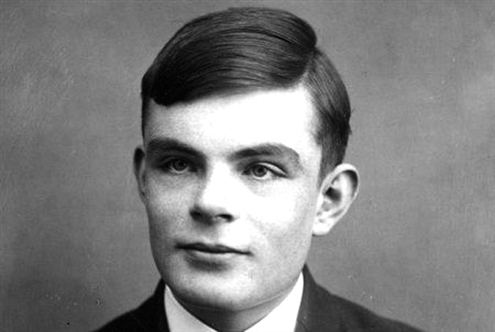
#> input picture uling.png, 495 x 332 px, found by its file name
$ jupyter execute '预测编码实验（修改后）.ipynb'
#> lines starting #> are read from the running program, lines starting #| are printed output that depends on the picture
[cell 1]
import cv2
import numpy as np
from skimage import metrics

# 读取灰度图
img = cv2.imread('D:/Game/upian/uling.png', 0)
#> img is the input picture: shape (332, 495); min 0, max 255, mean 127.8

# 计算图像大小
height, width = img.shape
#> height = 332; width = 495

# 定义函数：编码
def encoding(img, step):
    # 初始化编码器
    encoded = [img[0, 0]]
    predict = img[0, 0]

    # DPCM编码
    for i in range(1, height):
        for j in range(1, width):
            error = img[i, j] - predict
            if error >= step:
                predict += step
                encoded.append(step)
            elif error <= -step:
                predict -= step
                encoded.append(-step)
            else:
                encoded.append(0)
            predict += encoded[-1]

    return encoded

# 定义函数：解码
def decoding(encoded, step):
    # 初始化解码器
    decoded = np.zeros((height, width), dtype=np.uint8)
    predict = encoded[0]

    # DPCM解码
    index = 1
    for i in range(height):
        for j in range(width):
            decoded[i, j] = predict
            if index < len(encoded):
                error = encoded[index]
                if error != 0:
                    predict += error
                    predict = max(0, min(255, predict))  # 溢出保护
                index += 1

    return decoded

# 不同量化器的比特数
bits = [1, 2, 4, 8]

# 遍历各个量化器
for bit in bits:
    # 计算量化器的步长
    step = 256 / (2 ** bit)

    # DPCM编码
    encoded = encoding(img, step)

    # 量化器的比特数（队列头）
    bits_header = np.array([bit], dtype=np.uint8)

    # 对编码后的数据进行量化
    quantized = np.array(encoded, dtype=np.float32) / step
    quantized = np.round(quantized)
    quantized = np.array(quantized, dtype=np.int32)

    # 对量化后的数据进行反量化
    dequantized = quantized * step

    # DPCM解码
    decoded = decoding(dequantized, step)

    # 计算PSNR和SSIM值
    psnr = metrics.peak_signal_noise_ratio(img, decoded)
    ssim = metrics.structural_similarity(img, decoded)

    # 显示重建图像和评价指标
    cv2.imshow(f'{bit}-bit', decoded)
    print(f'{bit}-bit PSNR: {psnr:.2f}')
    print(f'{bit}-bit SSIM: {ssim:.4f}')
#> this loop made 4 passes
#> (psnr, ssim) on passes 1 to 4: (11.25, 0.562), (11.89, 0.507), (12, 0.439), (12.68, 0.55)
#| 1-bit PSNR: 11.25
#| 1-bit SSIM: 0.5624
#| 2-bit PSNR: 11.89
#| 2-bit SSIM: 0.5071
#| 4-bit PSNR: 12.00
#| 4-bit SSIM: 0.4393
#| 8-bit PSNR: 12.68
#| 8-bit SSIM: 0.5502
#> pass 1, `decoded = decoding(dequantized, step)`:
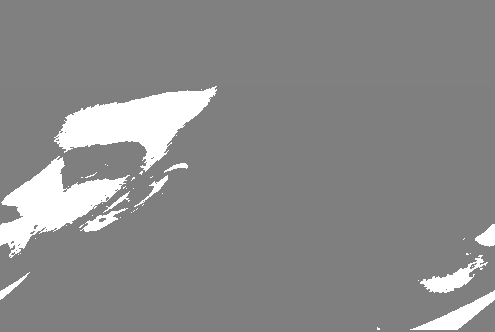
#> decoded: shape (332, 495); min 127, max 255, mean 138.5
#> pass 2, `decoded = decoding(dequantized, step)`:
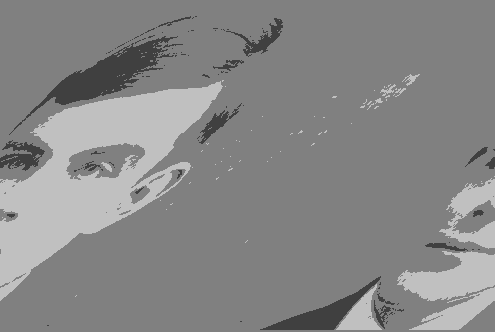
#> decoded: shape (332, 495); min 64, max 192, mean 135.3
#> pass 3, `decoded = decoding(dequantized, step)`:
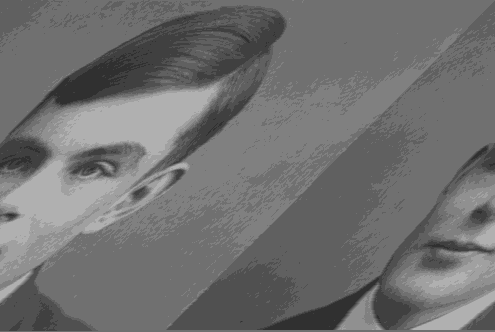
#> decoded: shape (332, 495); min 48, max 176, mean 112.1

cv2.waitKey(0)
cv2.destroyAllWindows()
